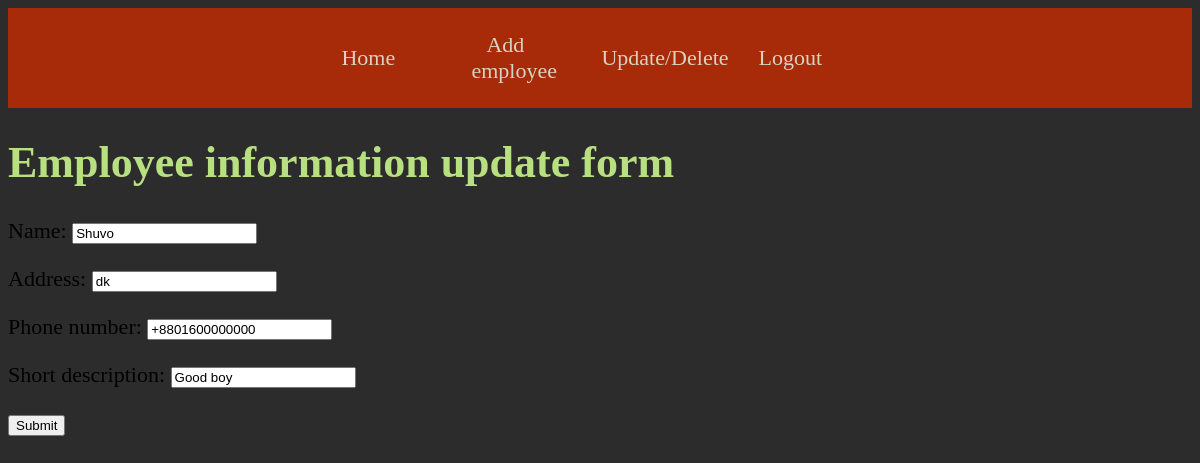
Page /update/4 on the committed database.
### employeeApp/models.py (models this page shows)
class Employee_info(models.Model):
    name=models.CharField(max_length=100,unique=True)
    address=models.CharField(max_length=10000)
    phone_number=PhoneNumberField(max_length=14)
    salary=models.IntegerField()
    designation=models.CharField(max_length=50)
    short_description=models.CharField(max_length=10000)

### employeeApp/views.py (the view)
# urls.py: path("update/<int:pk>",views.update,name="update"),
def update(request,pk):
    employee=Employee_info.objects.get(pk=pk)
    if request.method == "POST":
        employee_form=EmployeeUpdateForm(request.POST,instance=employee)
        if employee_form.is_valid():
            employee_form.save()
            return redirect("homepage")
    else:
        employee_form=EmployeeUpdateForm(instance=employee)
    return render(request,"update.html",{"form":employee_form})

### employeeApp/forms.py
class EmployeeUpdateForm(forms.ModelForm):
    class Meta:
        model=Employee_info
        fieldes="__all__"
        exclude=['salary','designation']

### employeeApp/templates/update.html (shortened to what this page needs)
{% extends "layout.html" %}
{% block content %}
<h1>Employee information update form</h1>
<div class="form-group">
    <form method="post">
        {{form.as_p}}
        <button type="submit">Submit</button>
    </form>
</div>
{% endblock  %}

### employeeApp/static/css/styles.css (style rules this page uses)
body { background-color: #2C2C2C; color: #b8e080; font-size: 22px; }
.form-group { color: black; }

### rows in the picture
Employee_info: name "Shuvo", address "dk", phone_number "+8801600000000", short_description "Good boy"
